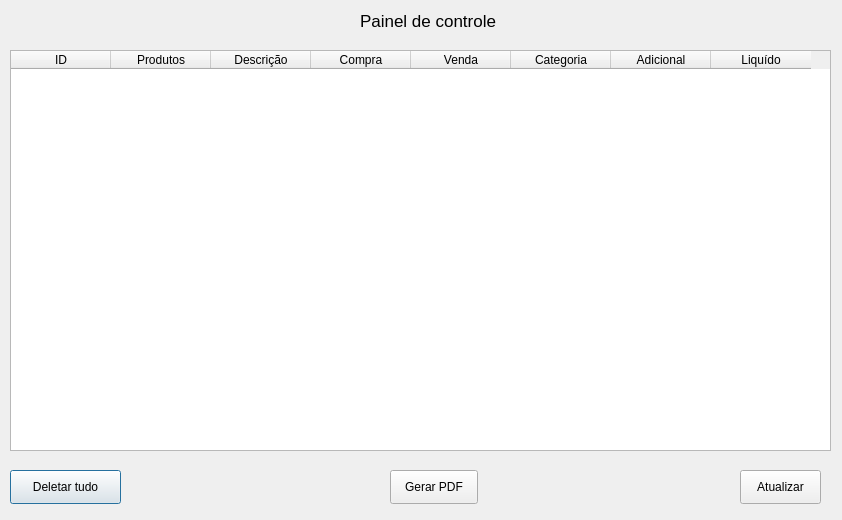
<?xml version="1.0" encoding="UTF-8"?>
<ui version="4.0">
 <class>Dialog</class>
 <widget class="QDialog" name="Dialog">
  <property name="geometry">
   <rect>
    <x>0</x>
    <y>0</y>
    <width>842</width>
    <height>520</height>
   </rect>
  </property>
  <property name="windowTitle">
   <string>Dialog</string>
  </property>
  <widget class="QTableWidget" name="tableWidget">
   <property name="geometry">
    <rect>
     <x>10</x>
     <y>50</y>
     <width>821</width>
     <height>401</height>
    </rect>
   </property>
   <property name="frameShape">
    <enum>QFrame::StyledPanel</enum>
   </property>
   <property name="alternatingRowColors">
    <bool>true</bool>
   </property>
   <property name="showGrid">
    <bool>false</bool>
   </property>
   <property name="gridStyle">
    <enum>Qt::NoPen</enum>
   </property>
   <column>
    <property name="text">
     <string>ID</string>
    </property>
    <property name="textAlignment">
     <set>AlignCenter</set>
    </property>
   </column>
   <column>
    <property name="text">
     <string>Produtos</string>
    </property>
    <property name="textAlignment">
     <set>AlignCenter</set>
    </property>
   </column>
   <column>
    <property name="text">
     <string>Descrição</string>
    </property>
    <property name="textAlignment">
     <set>AlignCenter</set>
    </property>
   </column>
   <column>
    <property name="text">
     <string>Compra</string>
    </property>
    <property name="textAlignment">
     <set>AlignCenter</set>
    </property>
   </column>
   <column>
    <property name="text">
     <string>Venda</string>
    </property>
    <property name="textAlignment">
     <set>AlignCenter</set>
    </property>
   </column>
   <column>
    <property name="text">
     <string>Categoria</string>
    </property>
    <property name="textAlignment">
     <set>AlignCenter</set>
    </property>
   </column>
   <column>
    <property name="text">
     <string>Adicional</string>
    </property>
    <property name="textAlignment">
     <set>AlignCenter</set>
    </property>
   </column>
   <column>
    <property name="text">
     <string>Liquído</string>
    </property>
    <property name="textAlignment">
     <set>AlignCenter</set>
    </property>
   </column>
  </widget>
  <widget class="QLabel" name="label">
   <property name="geometry">
    <rect>
     <x>360</x>
     <y>0</y>
     <width>151</width>
     <height>41</height>
    </rect>
   </property>
   <property name="font">
    <font>
     <pointsize>13</pointsize>
    </font>
   </property>
   <property name="text">
    <string>Painel de controle</string>
   </property>
  </widget>
  <widget class="QPushButton" name="rm_button">
   <property name="geometry">
    <rect>
     <x>10</x>
     <y>470</y>
     <width>111</width>
     <height>34</height>
    </rect>
   </property>
   <property name="text">
    <string>Deletar tudo</string>
   </property>
  </widget>
  <widget class="QPushButton" name="refresh_button">
   <property name="geometry">
    <rect>
     <x>740</x>
     <y>470</y>
     <width>81</width>
     <height>34</height>
    </rect>
   </property>
   <property name="text">
    <string>Atualizar</string>
   </property>
  </widget>
  <widget class="QPushButton" name="pdf_gen">
   <property name="geometry">
    <rect>
     <x>390</x>
     <y>470</y>
     <width>88</width>
     <height>34</height>
    </rect>
   </property>
   <property name="text">
    <string>Gerar PDF</string>
   </property>
  </widget>
 </widget>
 <resources/>
 <connections/>
</ui>
